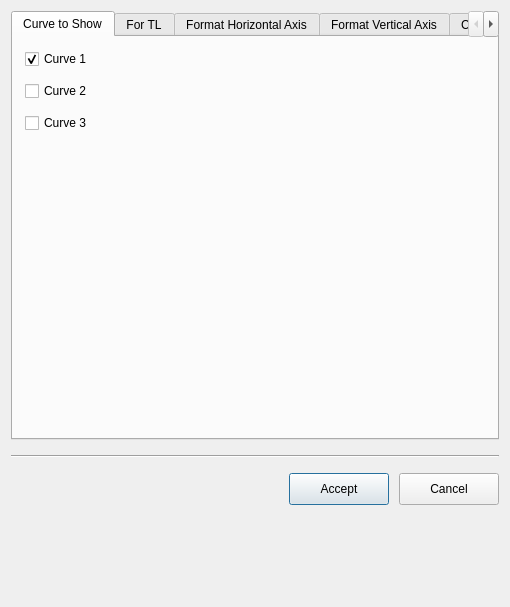
<?xml version="1.0" encoding="UTF-8"?>
<ui version="4.0">
 <class>setup</class>
 <widget class="QDialog" name="setup">
  <property name="geometry">
   <rect>
    <x>0</x>
    <y>0</y>
    <width>510</width>
    <height>607</height>
   </rect>
  </property>
  <property name="sizePolicy">
   <sizepolicy hsizetype="Preferred" vsizetype="Minimum">
    <horstretch>0</horstretch>
    <verstretch>0</verstretch>
   </sizepolicy>
  </property>
  <property name="windowTitle">
   <string>SetUp</string>
  </property>
  <layout class="QVBoxLayout" name="verticalLayout_8">
   <property name="spacing">
    <number>15</number>
   </property>
   <property name="bottomMargin">
    <number>9</number>
   </property>
   <item>
    <widget class="QTabWidget" name="tab_widget">
     <property name="sizePolicy">
      <sizepolicy hsizetype="Expanding" vsizetype="Minimum">
       <horstretch>0</horstretch>
       <verstretch>0</verstretch>
      </sizepolicy>
     </property>
     <property name="currentIndex">
      <number>0</number>
     </property>
     <widget class="QWidget" name="curve_to_show">
      <attribute name="title">
       <string>Curve to Show</string>
      </attribute>
      <layout class="QVBoxLayout" name="verticalLayout_3">
       <property name="spacing">
        <number>12</number>
       </property>
       <property name="leftMargin">
        <number>12</number>
       </property>
       <property name="topMargin">
        <number>12</number>
       </property>
       <property name="rightMargin">
        <number>12</number>
       </property>
       <property name="bottomMargin">
        <number>12</number>
       </property>
       <item>
        <widget class="QCheckBox" name="curve_1">
         <property name="text">
          <string>Curve 1</string>
         </property>
         <property name="checked">
          <bool>true</bool>
         </property>
        </widget>
       </item>
       <item>
        <widget class="QCheckBox" name="curve_2">
         <property name="text">
          <string>Curve 2</string>
         </property>
        </widget>
       </item>
       <item>
        <widget class="QCheckBox" name="curve_3">
         <property name="text">
          <string>Curve 3</string>
         </property>
        </widget>
       </item>
       <item>
        <spacer name="vertical_spacer">
         <property name="orientation">
          <enum>Qt::Vertical</enum>
         </property>
         <property name="sizeHint" stdset="0">
          <size>
           <width>20</width>
           <height>40</height>
          </size>
         </property>
        </spacer>
       </item>
      </layout>
     </widget>
     <widget class="QWidget" name="for_tl">
      <attribute name="title">
       <string>For TL</string>
      </attribute>
      <layout class="QVBoxLayout" name="verticalLayout_4">
       <property name="spacing">
        <number>12</number>
       </property>
       <property name="leftMargin">
        <number>12</number>
       </property>
       <property name="topMargin">
        <number>12</number>
       </property>
       <property name="rightMargin">
        <number>12</number>
       </property>
       <property name="bottomMargin">
        <number>12</number>
       </property>
       <item>
        <widget class="QLabel" name="show_label">
         <property name="text">
          <string>Show</string>
         </property>
        </widget>
       </item>
       <item>
        <widget class="QRadioButton" name="curve_vs_time">
         <property name="text">
          <string>Curve vs time</string>
         </property>
         <property name="checked">
          <bool>true</bool>
         </property>
        </widget>
       </item>
       <item>
        <widget class="QRadioButton" name="curve_vs_temperature">
         <property name="text">
          <string>Curve vs Temperature</string>
         </property>
        </widget>
       </item>
       <item>
        <spacer name="vertical_spacer_2">
         <property name="orientation">
          <enum>Qt::Vertical</enum>
         </property>
         <property name="sizeHint" stdset="0">
          <size>
           <width>20</width>
           <height>40</height>
          </size>
         </property>
        </spacer>
       </item>
      </layout>
     </widget>
     <widget class="QWidget" name="format_horizontal_axis">
      <attribute name="title">
       <string>Format Horizontal Axis</string>
      </attribute>
      <layout class="QVBoxLayout" name="verticalLayout_2">
       <property name="spacing">
        <number>12</number>
       </property>
       <property name="leftMargin">
        <number>12</number>
       </property>
       <property name="topMargin">
        <number>12</number>
       </property>
       <property name="rightMargin">
        <number>12</number>
       </property>
       <property name="bottomMargin">
        <number>12</number>
       </property>
       <item>
        <layout class="QHBoxLayout" name="layout">
         <property name="spacing">
          <number>10</number>
         </property>
         <item>
          <widget class="QLabel" name="units_label">
           <property name="text">
            <string>Units</string>
           </property>
          </widget>
         </item>
         <item>
          <widget class="QComboBox" name="units">
           <property name="minimumSize">
            <size>
             <width>100</width>
             <height>28</height>
            </size>
           </property>
           <item>
            <property name="text">
             <string>channels</string>
            </property>
           </item>
           <item>
            <property name="text">
             <string>s</string>
            </property>
           </item>
          </widget>
         </item>
         <item>
          <spacer name="horizontal_spacer">
           <property name="orientation">
            <enum>Qt::Horizontal</enum>
           </property>
           <property name="sizeHint" stdset="0">
            <size>
             <width>40</width>
             <height>20</height>
            </size>
           </property>
          </spacer>
         </item>
        </layout>
       </item>
       <item>
        <widget class="Line" name="line">
         <property name="orientation">
          <enum>Qt::Horizontal</enum>
         </property>
        </widget>
       </item>
       <item>
        <widget class="QGroupBox" name="scale_area">
         <property name="title">
          <string>Scale</string>
         </property>
         <layout class="QHBoxLayout" name="horizontalLayout_9">
          <property name="spacing">
           <number>10</number>
          </property>
          <property name="leftMargin">
           <number>6</number>
          </property>
          <property name="topMargin">
           <number>6</number>
          </property>
          <property name="rightMargin">
           <number>6</number>
          </property>
          <property name="bottomMargin">
           <number>6</number>
          </property>
          <item>
           <widget class="QRadioButton" name="lineal">
            <property name="text">
             <string>Lineal</string>
            </property>
            <property name="checked">
             <bool>true</bool>
            </property>
            <property name="autoRepeat">
             <bool>false</bool>
            </property>
           </widget>
          </item>
          <item>
           <widget class="QRadioButton" name="log10">
            <property name="text">
             <string>Log10</string>
            </property>
           </widget>
          </item>
          <item>
           <widget class="QRadioButton" name="ln">
            <property name="text">
             <string>Ln</string>
            </property>
           </widget>
          </item>
         </layout>
        </widget>
       </item>
       <item>
        <widget class="QGroupBox" name="axis_values_area">
         <property name="title">
          <string>Axis values</string>
         </property>
         <layout class="QVBoxLayout" name="verticalLayout">
          <property name="spacing">
           <number>10</number>
          </property>
          <property name="leftMargin">
           <number>6</number>
          </property>
          <property name="topMargin">
           <number>6</number>
          </property>
          <property name="rightMargin">
           <number>6</number>
          </property>
          <property name="bottomMargin">
           <number>6</number>
          </property>
          <item>
           <layout class="QHBoxLayout" name="layout_2">
            <property name="spacing">
             <number>10</number>
            </property>
            <item>
             <widget class="QLabel" name="minimum_label">
              <property name="text">
               <string>Minimum</string>
              </property>
             </widget>
            </item>
            <item>
             <spacer name="horizontal_spacer_2">
              <property name="orientation">
               <enum>Qt::Horizontal</enum>
              </property>
              <property name="sizeHint" stdset="0">
               <size>
                <width>40</width>
                <height>20</height>
               </size>
              </property>
             </spacer>
            </item>
            <item>
             <widget class="QGroupBox" name="group">
              <property name="title">
               <string/>
              </property>
              <property name="flat">
               <bool>true</bool>
              </property>
              <layout class="QHBoxLayout" name="horizontalLayout">
               <property name="spacing">
                <number>10</number>
               </property>
               <property name="leftMargin">
                <number>0</number>
               </property>
               <property name="topMargin">
                <number>0</number>
               </property>
               <property name="rightMargin">
                <number>0</number>
               </property>
               <property name="bottomMargin">
                <number>0</number>
               </property>
               <item>
                <widget class="QRadioButton" name="automatic_minimum">
                 <property name="text">
                  <string>Automatic</string>
                 </property>
                 <property name="checked">
                  <bool>true</bool>
                 </property>
                </widget>
               </item>
               <item>
                <widget class="QRadioButton" name="fixed_minimum">
                 <property name="text">
                  <string>Fixed</string>
                 </property>
                </widget>
               </item>
               <item>
                <widget class="QDoubleSpinBox" name="fixed_minimum_value">
                 <property name="minimumSize">
                  <size>
                   <width>0</width>
                   <height>28</height>
                  </size>
                 </property>
                 <property name="maximum">
                  <double>9999999.000000000000000</double>
                 </property>
                </widget>
               </item>
              </layout>
             </widget>
            </item>
           </layout>
          </item>
          <item>
           <layout class="QHBoxLayout" name="layout_3">
            <property name="spacing">
             <number>10</number>
            </property>
            <item>
             <widget class="QLabel" name="maximum_label">
              <property name="text">
               <string>Maximum</string>
              </property>
             </widget>
            </item>
            <item>
             <spacer name="horizontal_spacer_6">
              <property name="orientation">
               <enum>Qt::Horizontal</enum>
              </property>
              <property name="sizeHint" stdset="0">
               <size>
                <width>40</width>
                <height>20</height>
               </size>
              </property>
             </spacer>
            </item>
            <item>
             <widget class="QGroupBox" name="group_1">
              <property name="title">
               <string/>
              </property>
              <property name="flat">
               <bool>true</bool>
              </property>
              <layout class="QHBoxLayout" name="horizontalLayout_2">
               <property name="spacing">
                <number>10</number>
               </property>
               <property name="leftMargin">
                <number>0</number>
               </property>
               <property name="topMargin">
                <number>0</number>
               </property>
               <property name="rightMargin">
                <number>0</number>
               </property>
               <property name="bottomMargin">
                <number>0</number>
               </property>
               <item>
                <widget class="QRadioButton" name="automatic_maximum">
                 <property name="text">
                  <string>Automatic</string>
                 </property>
                 <property name="checked">
                  <bool>true</bool>
                 </property>
                </widget>
               </item>
               <item>
                <widget class="QRadioButton" name="fixed_maximum">
                 <property name="text">
                  <string>Fixed</string>
                 </property>
                </widget>
               </item>
               <item>
                <widget class="QDoubleSpinBox" name="fixed_maximum_value">
                 <property name="minimumSize">
                  <size>
                   <width>0</width>
                   <height>28</height>
                  </size>
                 </property>
                 <property name="maximum">
                  <double>9999999.000000000000000</double>
                 </property>
                </widget>
               </item>
              </layout>
             </widget>
            </item>
           </layout>
          </item>
          <item>
           <layout class="QHBoxLayout" name="layout_4">
            <property name="spacing">
             <number>10</number>
            </property>
            <item>
             <widget class="QLabel" name="greater_label">
              <property name="text">
               <string>Greater Unit</string>
              </property>
             </widget>
            </item>
            <item>
             <spacer name="horizontal_spacer_7">
              <property name="orientation">
               <enum>Qt::Horizontal</enum>
              </property>
              <property name="sizeHint" stdset="0">
               <size>
                <width>40</width>
                <height>20</height>
               </size>
              </property>
             </spacer>
            </item>
            <item>
             <widget class="QGroupBox" name="group_2">
              <property name="title">
               <string/>
              </property>
              <property name="flat">
               <bool>true</bool>
              </property>
              <layout class="QHBoxLayout" name="horizontalLayout_3">
               <property name="spacing">
                <number>10</number>
               </property>
               <property name="leftMargin">
                <number>0</number>
               </property>
               <property name="topMargin">
                <number>0</number>
               </property>
               <property name="rightMargin">
                <number>0</number>
               </property>
               <property name="bottomMargin">
                <number>0</number>
               </property>
               <item>
                <widget class="QRadioButton" name="automatic_greater">
                 <property name="text">
                  <string>Automatic</string>
                 </property>
                 <property name="checked">
                  <bool>false</bool>
                 </property>
                </widget>
               </item>
               <item>
                <widget class="QRadioButton" name="fixed_greater">
                 <property name="text">
                  <string>Fixed</string>
                 </property>
                 <property name="checked">
                  <bool>true</bool>
                 </property>
                </widget>
               </item>
               <item>
                <widget class="QDoubleSpinBox" name="fixed_greater_value">
                 <property name="minimumSize">
                  <size>
                   <width>0</width>
                   <height>28</height>
                  </size>
                 </property>
                 <property name="maximum">
                  <double>9999999.000000000000000</double>
                 </property>
                 <property name="value">
                  <double>20.000000000000000</double>
                 </property>
                </widget>
               </item>
              </layout>
             </widget>
            </item>
           </layout>
          </item>
          <item>
           <layout class="QHBoxLayout" name="layout_5">
            <property name="spacing">
             <number>10</number>
            </property>
            <item>
             <widget class="QLabel" name="smallest_label">
              <property name="text">
               <string>Smallest Unit</string>
              </property>
             </widget>
            </item>
            <item>
             <spacer name="horizontal_spacer_8">
              <property name="orientation">
               <enum>Qt::Horizontal</enum>
              </property>
              <property name="sizeHint" stdset="0">
               <size>
                <width>40</width>
                <height>20</height>
               </size>
              </property>
             </spacer>
            </item>
            <item>
             <widget class="QGroupBox" name="group_3">
              <property name="title">
               <string/>
              </property>
              <property name="flat">
               <bool>true</bool>
              </property>
              <layout class="QHBoxLayout" name="horizontalLayout_4">
               <property name="spacing">
                <number>10</number>
               </property>
               <property name="leftMargin">
                <number>0</number>
               </property>
               <property name="topMargin">
                <number>0</number>
               </property>
               <property name="rightMargin">
                <number>0</number>
               </property>
               <property name="bottomMargin">
                <number>0</number>
               </property>
               <item>
                <widget class="QRadioButton" name="automatic_smallest">
                 <property name="text">
                  <string>Automatic</string>
                 </property>
                 <property name="checked">
                  <bool>false</bool>
                 </property>
                </widget>
               </item>
               <item>
                <widget class="QRadioButton" name="fixed_smallest">
                 <property name="text">
                  <string>Fixed</string>
                 </property>
                 <property name="checked">
                  <bool>true</bool>
                 </property>
                </widget>
               </item>
               <item>
                <widget class="QDoubleSpinBox" name="fixed_smallest_value">
                 <property name="minimumSize">
                  <size>
                   <width>0</width>
                   <height>28</height>
                  </size>
                 </property>
                 <property name="maximum">
                  <double>9999999.000000000000000</double>
                 </property>
                 <property name="value">
                  <double>5.000000000000000</double>
                 </property>
                </widget>
               </item>
              </layout>
             </widget>
            </item>
           </layout>
          </item>
         </layout>
        </widget>
       </item>
       <item>
        <spacer name="vertical_spacer_4">
         <property name="orientation">
          <enum>Qt::Vertical</enum>
         </property>
         <property name="sizeHint" stdset="0">
          <size>
           <width>20</width>
           <height>40</height>
          </size>
         </property>
        </spacer>
       </item>
      </layout>
     </widget>
     <widget class="QWidget" name="format_vertical_axis">
      <attribute name="title">
       <string>Format Vertical Axis</string>
      </attribute>
      <layout class="QVBoxLayout" name="verticalLayout_6">
       <property name="spacing">
        <number>12</number>
       </property>
       <property name="leftMargin">
        <number>12</number>
       </property>
       <property name="topMargin">
        <number>12</number>
       </property>
       <property name="rightMargin">
        <number>12</number>
       </property>
       <property name="bottomMargin">
        <number>12</number>
       </property>
       <item>
        <widget class="QGroupBox" name="scale_area_2">
         <property name="title">
          <string>Scale</string>
         </property>
         <layout class="QHBoxLayout" name="horizontalLayout_19">
          <property name="spacing">
           <number>10</number>
          </property>
          <property name="leftMargin">
           <number>6</number>
          </property>
          <property name="topMargin">
           <number>6</number>
          </property>
          <property name="rightMargin">
           <number>6</number>
          </property>
          <property name="bottomMargin">
           <number>6</number>
          </property>
          <item>
           <widget class="QRadioButton" name="lineal_2">
            <property name="text">
             <string>Lineal</string>
            </property>
            <property name="checked">
             <bool>true</bool>
            </property>
            <property name="autoRepeat">
             <bool>false</bool>
            </property>
           </widget>
          </item>
          <item>
           <widget class="QRadioButton" name="log10_2">
            <property name="text">
             <string>Log10</string>
            </property>
           </widget>
          </item>
          <item>
           <widget class="QRadioButton" name="ln_2">
            <property name="text">
             <string>Ln</string>
            </property>
           </widget>
          </item>
         </layout>
        </widget>
       </item>
       <item>
        <widget class="QGroupBox" name="axis_values_area_2">
         <property name="title">
          <string>Axis values</string>
         </property>
         <layout class="QVBoxLayout" name="verticalLayout_5">
          <property name="spacing">
           <number>10</number>
          </property>
          <property name="leftMargin">
           <number>6</number>
          </property>
          <property name="topMargin">
           <number>6</number>
          </property>
          <property name="rightMargin">
           <number>6</number>
          </property>
          <property name="bottomMargin">
           <number>6</number>
          </property>
          <item>
           <layout class="QHBoxLayout" name="layout_6">
            <property name="spacing">
             <number>10</number>
            </property>
            <item>
             <widget class="QLabel" name="minimum_label_2">
              <property name="text">
               <string>Minimum</string>
              </property>
             </widget>
            </item>
            <item>
             <spacer name="horizontal_spacer_4">
              <property name="orientation">
               <enum>Qt::Horizontal</enum>
              </property>
              <property name="sizeHint" stdset="0">
               <size>
                <width>40</width>
                <height>20</height>
               </size>
              </property>
             </spacer>
            </item>
            <item>
             <widget class="QGroupBox" name="group_4">
              <property name="title">
               <string/>
              </property>
              <property name="flat">
               <bool>true</bool>
              </property>
              <layout class="QHBoxLayout" name="horizontalLayout_12">
               <property name="spacing">
                <number>10</number>
               </property>
               <property name="leftMargin">
                <number>0</number>
               </property>
               <property name="topMargin">
                <number>0</number>
               </property>
               <property name="rightMargin">
                <number>0</number>
               </property>
               <property name="bottomMargin">
                <number>0</number>
               </property>
               <item>
                <widget class="QRadioButton" name="automatic_minimum_2">
                 <property name="text">
                  <string>Automatic</string>
                 </property>
                 <property name="checked">
                  <bool>true</bool>
                 </property>
                </widget>
               </item>
               <item>
                <widget class="QRadioButton" name="fixed_minimum_2">
                 <property name="text">
                  <string>Fixed</string>
                 </property>
                </widget>
               </item>
               <item>
                <widget class="QDoubleSpinBox" name="fixed_minimum_value_2">
                 <property name="minimumSize">
                  <size>
                   <width>0</width>
                   <height>28</height>
                  </size>
                 </property>
                 <property name="maximum">
                  <double>9999999.000000000000000</double>
                 </property>
                </widget>
               </item>
              </layout>
             </widget>
            </item>
           </layout>
          </item>
          <item>
           <layout class="QHBoxLayout" name="layout_7">
            <property name="spacing">
             <number>10</number>
            </property>
            <item>
             <widget class="QLabel" name="maximum_label_2">
              <property name="text">
               <string>Maximum</string>
              </property>
             </widget>
            </item>
            <item>
             <spacer name="horizontal_spacer_9">
              <property name="orientation">
               <enum>Qt::Horizontal</enum>
              </property>
              <property name="sizeHint" stdset="0">
               <size>
                <width>40</width>
                <height>20</height>
               </size>
              </property>
             </spacer>
            </item>
            <item>
             <widget class="QGroupBox" name="group_5">
              <property name="title">
               <string/>
              </property>
              <property name="flat">
               <bool>true</bool>
              </property>
              <layout class="QHBoxLayout" name="horizontalLayout_14">
               <property name="spacing">
                <number>10</number>
               </property>
               <property name="leftMargin">
                <number>0</number>
               </property>
               <property name="topMargin">
                <number>0</number>
               </property>
               <property name="rightMargin">
                <number>0</number>
               </property>
               <property name="bottomMargin">
                <number>0</number>
               </property>
               <item>
                <widget class="QRadioButton" name="automatic_maximum_2">
                 <property name="text">
                  <string>Automatic</string>
                 </property>
                 <property name="checked">
                  <bool>true</bool>
                 </property>
                </widget>
               </item>
               <item>
                <widget class="QRadioButton" name="fixed_maximum_2">
                 <property name="text">
                  <string>Fixed</string>
                 </property>
                </widget>
               </item>
               <item>
                <widget class="QDoubleSpinBox" name="fixed_maximum_value_2">
                 <property name="minimumSize">
                  <size>
                   <width>0</width>
                   <height>28</height>
                  </size>
                 </property>
                 <property name="maximum">
                  <double>9999999.000000000000000</double>
                 </property>
                </widget>
               </item>
              </layout>
             </widget>
            </item>
           </layout>
          </item>
          <item>
           <layout class="QHBoxLayout" name="layout_8">
            <property name="spacing">
             <number>10</number>
            </property>
            <item>
             <widget class="QLabel" name="greater_label_2">
              <property name="text">
               <string>Greater Unit</string>
              </property>
             </widget>
            </item>
            <item>
             <spacer name="horizontal_spacer_10">
              <property name="orientation">
               <enum>Qt::Horizontal</enum>
              </property>
              <property name="sizeHint" stdset="0">
               <size>
                <width>40</width>
                <height>20</height>
               </size>
              </property>
             </spacer>
            </item>
            <item>
             <widget class="QGroupBox" name="group_6">
              <property name="title">
               <string/>
              </property>
              <property name="flat">
               <bool>true</bool>
              </property>
              <layout class="QHBoxLayout" name="horizontalLayout_16">
               <property name="spacing">
                <number>10</number>
               </property>
               <property name="leftMargin">
                <number>0</number>
               </property>
               <property name="topMargin">
                <number>0</number>
               </property>
               <property name="rightMargin">
                <number>0</number>
               </property>
               <property name="bottomMargin">
                <number>0</number>
               </property>
               <item>
                <widget class="QRadioButton" name="automatic_greater_2">
                 <property name="text">
                  <string>Automatic</string>
                 </property>
                 <property name="checked">
                  <bool>false</bool>
                 </property>
                </widget>
               </item>
               <item>
                <widget class="QRadioButton" name="fixed_greater_2">
                 <property name="text">
                  <string>Fixed</string>
                 </property>
                 <property name="checked">
                  <bool>true</bool>
                 </property>
                </widget>
               </item>
               <item>
                <widget class="QDoubleSpinBox" name="fixed_greater_value_2">
                 <property name="minimumSize">
                  <size>
                   <width>0</width>
                   <height>28</height>
                  </size>
                 </property>
                 <property name="maximum">
                  <double>9999999.000000000000000</double>
                 </property>
                 <property name="value">
                  <double>5000.000000000000000</double>
                 </property>
                </widget>
               </item>
              </layout>
             </widget>
            </item>
           </layout>
          </item>
          <item>
           <layout class="QHBoxLayout" name="layout_9">
            <property name="spacing">
             <number>10</number>
            </property>
            <item>
             <widget class="QLabel" name="smallest_label_2">
              <property name="text">
               <string>Smallest Unit</string>
              </property>
             </widget>
            </item>
            <item>
             <spacer name="horizontal_spacer_11">
              <property name="orientation">
               <enum>Qt::Horizontal</enum>
              </property>
              <property name="sizeHint" stdset="0">
               <size>
                <width>40</width>
                <height>20</height>
               </size>
              </property>
             </spacer>
            </item>
            <item>
             <widget class="QGroupBox" name="group_7">
              <property name="title">
               <string/>
              </property>
              <property name="flat">
               <bool>true</bool>
              </property>
              <layout class="QHBoxLayout" name="horizontalLayout_18">
               <property name="spacing">
                <number>10</number>
               </property>
               <property name="leftMargin">
                <number>0</number>
               </property>
               <property name="topMargin">
                <number>0</number>
               </property>
               <property name="rightMargin">
                <number>0</number>
               </property>
               <property name="bottomMargin">
                <number>0</number>
               </property>
               <item>
                <widget class="QRadioButton" name="automatic_smallest_2">
                 <property name="text">
                  <string>Automatic</string>
                 </property>
                 <property name="checked">
                  <bool>false</bool>
                 </property>
                </widget>
               </item>
               <item>
                <widget class="QRadioButton" name="fixed_smallest_2">
                 <property name="text">
                  <string>Fixed</string>
                 </property>
                 <property name="checked">
                  <bool>true</bool>
                 </property>
                </widget>
               </item>
               <item>
                <widget class="QDoubleSpinBox" name="fixed_smallest_value_2">
                 <property name="minimumSize">
                  <size>
                   <width>0</width>
                   <height>28</height>
                  </size>
                 </property>
                 <property name="maximum">
                  <double>9999999.000000000000000</double>
                 </property>
                 <property name="value">
                  <double>500.000000000000000</double>
                 </property>
                </widget>
               </item>
              </layout>
             </widget>
            </item>
           </layout>
          </item>
          <item>
           <spacer name="vertical_spacer_3">
            <property name="orientation">
             <enum>Qt::Vertical</enum>
            </property>
            <property name="sizeHint" stdset="0">
             <size>
              <width>20</width>
              <height>40</height>
             </size>
            </property>
           </spacer>
          </item>
         </layout>
        </widget>
       </item>
      </layout>
     </widget>
     <widget class="QWidget" name="cursors">
      <attribute name="title">
       <string>Cursors</string>
      </attribute>
      <layout class="QVBoxLayout" name="verticalLayout_7">
       <property name="spacing">
        <number>12</number>
       </property>
       <property name="leftMargin">
        <number>12</number>
       </property>
       <property name="topMargin">
        <number>12</number>
       </property>
       <property name="rightMargin">
        <number>12</number>
       </property>
       <property name="bottomMargin">
        <number>12</number>
       </property>
       <item>
        <layout class="QHBoxLayout" name="layout_10">
         <item>
          <widget class="QLabel" name="show_cursors_label">
           <property name="text">
            <string>Show Cursors</string>
           </property>
          </widget>
         </item>
         <item>
          <spacer name="horizontal_spacer_12">
           <property name="orientation">
            <enum>Qt::Horizontal</enum>
           </property>
           <property name="sizeHint" stdset="0">
            <size>
             <width>40</width>
             <height>20</height>
            </size>
           </property>
          </spacer>
         </item>
         <item>
          <widget class="QLabel" name="default_position_label">
           <property name="text">
            <string>Default Position</string>
           </property>
          </widget>
         </item>
        </layout>
       </item>
       <item>
        <layout class="QHBoxLayout" name="layout_11">
         <item>
          <widget class="QCheckBox" name="signal">
           <property name="text">
            <string>Signal</string>
           </property>
           <property name="checked">
            <bool>true</bool>
           </property>
          </widget>
         </item>
         <item>
          <spacer name="horizontalSpacer_4">
           <property name="orientation">
            <enum>Qt::Horizontal</enum>
           </property>
           <property name="sizeHint" stdset="0">
            <size>
             <width>40</width>
             <height>20</height>
            </size>
           </property>
          </spacer>
         </item>
         <item>
          <layout class="QHBoxLayout" name="layout_12">
           <item>
            <widget class="QLabel" name="st_signal_low_label">
             <property name="text">
              <string>Low</string>
             </property>
            </widget>
           </item>
           <item>
            <widget class="QDoubleSpinBox" name="signal_low">
             <property name="minimumSize">
              <size>
               <width>110</width>
               <height>28</height>
              </size>
             </property>
             <property name="maximumSize">
              <size>
               <width>110</width>
               <height>16777215</height>
              </size>
             </property>
             <property name="minimum">
              <double>1.000000000000000</double>
             </property>
             <property name="maximum">
              <double>9999999.000000000000000</double>
             </property>
            </widget>
           </item>
          </layout>
         </item>
         <item>
          <layout class="QHBoxLayout" name="layout_13">
           <item>
            <widget class="QLabel" name="st_signal_high_label">
             <property name="text">
              <string>High</string>
             </property>
            </widget>
           </item>
           <item>
            <widget class="QDoubleSpinBox" name="signal_high">
             <property name="minimumSize">
              <size>
               <width>110</width>
               <height>28</height>
              </size>
             </property>
             <property name="maximumSize">
              <size>
               <width>110</width>
               <height>16777215</height>
              </size>
             </property>
             <property name="maximum">
              <double>9999999.000000000000000</double>
             </property>
             <property name="value">
              <double>10.000000000000000</double>
             </property>
            </widget>
           </item>
          </layout>
         </item>
        </layout>
       </item>
       <item>
        <layout class="QHBoxLayout" name="layout_14">
         <item>
          <widget class="QCheckBox" name="background">
           <property name="text">
            <string>Background</string>
           </property>
           <property name="checked">
            <bool>true</bool>
           </property>
          </widget>
         </item>
         <item>
          <spacer name="horizontal_spacer_5">
           <property name="orientation">
            <enum>Qt::Horizontal</enum>
           </property>
           <property name="sizeHint" stdset="0">
            <size>
             <width>40</width>
             <height>20</height>
            </size>
           </property>
          </spacer>
         </item>
         <item>
          <layout class="QHBoxLayout" name="layout_15">
           <item>
            <widget class="QLabel" name="st_background_low_label">
             <property name="text">
              <string>Low</string>
             </property>
            </widget>
           </item>
           <item>
            <widget class="QDoubleSpinBox" name="background_low">
             <property name="minimumSize">
              <size>
               <width>110</width>
               <height>28</height>
              </size>
             </property>
             <property name="maximumSize">
              <size>
               <width>110</width>
               <height>16777215</height>
              </size>
             </property>
             <property name="minimum">
              <double>-9999999.000000000000000</double>
             </property>
             <property name="maximum">
              <double>0.000000000000000</double>
             </property>
             <property name="value">
              <double>-10.000000000000000</double>
             </property>
            </widget>
           </item>
          </layout>
         </item>
         <item>
          <layout class="QHBoxLayout" name="layout_16">
           <item>
            <widget class="QLabel" name="st_background_high_label">
             <property name="text">
              <string>High</string>
             </property>
            </widget>
           </item>
           <item>
            <widget class="QDoubleSpinBox" name="background_high">
             <property name="minimumSize">
              <size>
               <width>110</width>
               <height>28</height>
              </size>
             </property>
             <property name="maximumSize">
              <size>
               <width>110</width>
               <height>16777215</height>
              </size>
             </property>
             <property name="minimum">
              <double>-9999999.000000000000000</double>
             </property>
             <property name="maximum">
              <double>0.000000000000000</double>
             </property>
            </widget>
           </item>
          </layout>
         </item>
        </layout>
       </item>
       <item>
        <spacer name="vertical_spacer_5">
         <property name="orientation">
          <enum>Qt::Vertical</enum>
         </property>
         <property name="sizeHint" stdset="0">
          <size>
           <width>20</width>
           <height>40</height>
          </size>
         </property>
        </spacer>
       </item>
      </layout>
     </widget>
    </widget>
   </item>
   <item>
    <widget class="Line" name="line_2">
     <property name="orientation">
      <enum>Qt::Horizontal</enum>
     </property>
    </widget>
   </item>
   <item>
    <layout class="QHBoxLayout" name="horizontalLayout_5">
     <property name="spacing">
      <number>10</number>
     </property>
     <item>
      <spacer name="horizontal_spacer_3">
       <property name="orientation">
        <enum>Qt::Horizontal</enum>
       </property>
       <property name="sizeHint" stdset="0">
        <size>
         <width>0</width>
         <height>20</height>
        </size>
       </property>
      </spacer>
     </item>
     <item>
      <widget class="QPushButton" name="push_button_accept">
       <property name="minimumSize">
        <size>
         <width>100</width>
         <height>32</height>
        </size>
       </property>
       <property name="text">
        <string>Accept</string>
       </property>
      </widget>
     </item>
     <item>
      <widget class="QPushButton" name="push_button_cancel">
       <property name="minimumSize">
        <size>
         <width>100</width>
         <height>32</height>
        </size>
       </property>
       <property name="text">
        <string>Cancel</string>
       </property>
      </widget>
     </item>
    </layout>
   </item>
   <item>
    <spacer name="vertical_spacer_6">
     <property name="orientation">
      <enum>Qt::Vertical</enum>
     </property>
     <property name="sizeHint" stdset="0">
      <size>
       <width>20</width>
       <height>0</height>
      </size>
     </property>
    </spacer>
   </item>
  </layout>
 </widget>
 <resources/>
 <connections/>
</ui>
